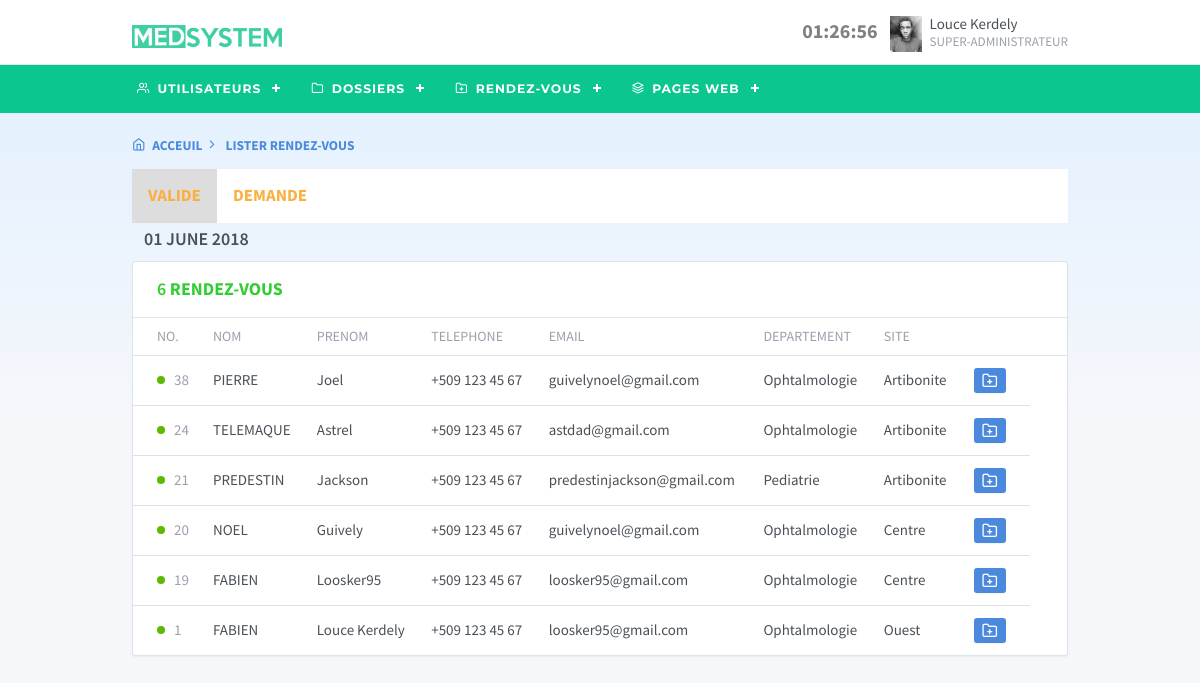
Screenshot of /supadmlisterrendezvous.php (signed in) with the database file from the repository.
### tables this page shows
CREATE TABLE IF NOT EXISTS `rendezvous` (
  `idRDV` int(11) NOT NULL AUTO_INCREMENT,
  `nomrdv` varchar(255) NOT NULL,
  `prenomrdv` varchar(255) NOT NULL,
  `telephonerdv` varchar(255) NOT NULL,
  `daternaissancerdv` varchar(255) NOT NULL,
  `Confirmerdaterdv` varchar(255) NOT NULL,
  `Confirmerheurerdv` varchar(255) NOT NULL,
  `Annulerrdv` varchar(255) NOT NULL,
  `Departementrdv` varchar(255) NOT NULL,
  `Etatrdv` varchar(255) NOT NULL,
  `mailrdv` varchar(255) NOT NULL,
  `sexerdv` varchar(255) NOT NULL,
  `siterdv` varchar(255) NOT NULL,
  `Symptomesrdv` varchar(255) NOT NULL,
  `identifiantPatient` int(11) NOT NULL,
  PRIMARY KEY (`idRDV`)
);

### supadmlisterrendezvous.php (the view, shortened to what this page needs)
<!doctype html>
<html lang="en">
  <head>
    <link rel="stylesheet" href="https://maxcdn.bootstrapcdn.com/font-awesome/4.7.0/css/font-awesome.min.css">
    <link href="./assets/css/dashboard.css" rel="stylesheet" />
    <link href="css/stylemenu.css" rel="stylesheet" />
    <link rel="stylesheet" type="text/css" href="css/style.css">
  </head>
  <body class="bodycouleur">
    <div class="page">
      <div class="page-main">
        <div class="header">
          <div class="container">
            <div class="d-flex">
              <a class="navbar-brand" href="./index.html">
                <img src="images/LOGO2.png" style="width:150px; height:23px;" class="navbar-brand-img" alt="tabler.io">
              </a>
              <div class="ml-auto d-flex order-lg-2">
                <div class="dropdown d-none d-md-flex">
						 <span id="date_heure"></span>
                </div>
                <div class="dropdown">
                  <a href="#" class="nav-link pr-0" data-toggle="dropdown">
                    <span class="avatar"> <img src="photo/<?php echo $_SESSION['var1'] ?>"/> </span>
                    <span class="ml-2 d-none d-lg-block">
                      <span class="text-default"><?php echo $_SESSION['var2'] ?>  </span>
                      <small class="text-muted d-block mt-1"> <?php echo $_SESSION['var3'] ?> </small>
                    </span>
                  </a>
                </div>
              </div>
            </div>
          </div>
        </div>
		<div class="backmenu">
		   <div class="container">
		      <div id='cssmenu'>
		         <ul>
				   <li><a href=''> <i class="fe fe-users"> </i> Utilisateurs</a>
				   </li>
				   <li><a href=''> <i class="fe fe-folder"> </i> Dossiers</a>
				   </li>
				   <li><a href='#'> <i class="fe fe-folder-plus"> </i> Rendez-vous</a>
				   </li>
				   <li><a href=''> <i class="fe fe-layers"> </i> Pages Web</a>
				   </li>
		       </ul>
		     </div>
		  </div>
       </div>
      <div class="page-contentrdv">
	    <div class="container">
		    <br>
            <div class="positionadm">
              <p> <a href="superadminpage.php"><i class="fe fe-home"> </i> Acceuil </a> <i class="fe fe-chevron-right"> </i> Lister Rendez-vous </p>
            </div>
			<div class="listerdvtab1">
			   <ul class="tab">
				  <li><a href="#" class="tablinks" onclick="openCity(event, 'London')" id="defaultOpen">Valide</a></li>
				  <li><a href="#" class="tablinks" onclick="openCity(event, 'Paris')">Demande</a></li>
			   </ul>
				<div id="London" class="tabcontent">
				  <h4 style="text-transform:uppercase;">
				  <?php
		$date = date('d F Y');
		Print("$date");
				  ?>
				  </h4>
				 <div class="row">
				 				  <?php
				            include("bd/connect.php");
				            $totalrdv = $conbd->query("SELECT * FROM rendezvous WHERE Etatrdv='Valide' AND Annulerrdv='Non'");
							$totaledemande = $totalrdv->rowcount();
				                ?>
                <div class="card">
                  <div class="card-header">
                    <h3 id="tiredemande1" class="card-title"><b> <?php echo $totaledemande; ?></b> Rendez-vous</h3>
                  </div>
                  <div class="table-responsive">
                    <table class="table card-table table-vcenter text-nowrap">
                      <thead>
                        <tr>
                          <th class="w-1">No.</th>
                          <th>Nom</th>
                          <th>Prenom</th>
                          <th>Telephone</th>
                          <th>Email</th>
                          <th>Departement</th>
                          <th>Site</th>
                          <th></th>
                          <th></th>
                        </tr>
                      </thead>
                      <tbody>
						 <?php
							include("bd/connect.php");
						   $req=$conbd->query("SELECT * FROM rendezvous WHERE Etatrdv='Valide' AND Annulerrdv='Non' ORDER BY idRDV DESC");
						   while($don=$req->fetch()){
                        ?>
                        <tr>
                          <td><span class="text-muted">  <span class="status-icon bg-success"></span> <?= $don['idRDV'] ?></span></td>
                          <td><a href="invoice.html" class="text-inherit"><?= $don['nomrdv'] ?></a></td>
                          <td>
                            <?= $don['prenomrdv'] ?>
                          </td>
                          <td>
                            <?= $don['telephonerdv'] ?>
                          </td>
                          <td>
                            <?= $don['mailrdv'] ?>
                          </td>
                          <td>
                            <?= $don['Departementrdv'] ?>
                          </td>
                          <td><?= $don['siterdv'] ?></td>
                          <td class="text-right">
                            <a href="validercreationdossier.php?idRDV=<?php echo $don['idRDV'] ?>" id="btnvaliderdv" class="btn btn-secondary btn-sm"><i class="fe fe-folder-plus" data-toggle="tooltip" title="Créer Dossier"></i></a>
                          </td>
                        </tr>
						 <?php
						 }
						 ?>
                      </tbody>
                    </table>
                  </div>
                </div>
			   </div>
				</div>
			</div>
		</div>
      </div>
    </div>
  </body>
</html>

### css/stylemenu.css (style rules this page uses)
#cssmenu { margin:0px; padding:0px; }
#cssmenu, #cssmenu ul, #cssmenu ul li, #cssmenu ul li a, #cssmenu #menu-button { margin: 0; padding: 0; border: 0; list-style: none; line-height: 1; display: block; position: relative; -webkit-box-sizing: border-box; -moz-box-sizing: border-box; box-sizing: border-box; }
.backmenu { width:100%; height:48px; background-color:#0cc68f; }
#cssmenu:after, #cssmenu > ul:after { content: "."; display: block; clear: both; visibility: hidden; line-height: 0; height: 0; }
#cssmenu { font-family: Montserrat, sans-serif; background: #0cc68f; z-index: 2; }
#cssmenu > ul > li { float: left; }
#cssmenu > ul > li > a { padding-left:5px; }
#cssmenu > ul > li > a { padding-right: 34px; font-size: 12.3px; line-height:48px; margin-right:15px; letter-spacing: 1px; text-decoration: none; color: #FFF; font-weight: 700; text-transform: uppercase; }
#cssmenu > ul > li.has-sub > a { padding-right: 30px; }
#cssmenu > ul > li.has-sub > a:after { position: absolute; top: 22px; right: 11px; width: 8px; height: 2px; display: block; background: #FFF; content: ''; }
#cssmenu > ul > li.has-sub > a:before { position: absolute; top: 19px; right: 14px; display: block; width: 2px; height: 8px; background: #FFF; content: ''; -webkit-transition: all .25s ease; -moz-transition: all .25s ease; -ms-transition: all .25s ease; -o-transition: all .25s ease; transition: all .25s ease; }

### css/style.css (style rules this page uses)
body { background-color: #f5f7fb; }
.positionadm p a { text-transform:uppercase; text-decoration:none; color:#4A89DC; font-weight:bold; font-size:13.5px; }
.positionadm p { text-transform:uppercase; font-weight:bold; font-size:13.5px; color:#4A89DC; }
.text-muted { text-transform: uppercase; margin-top: 5px; }
#date_heure { font-size:20px; font-weight:bold; color:gray; }
.page-contentrdv { background: linear-gradient(360deg, #f5f7fb, #E4F1FE); width:100%; height:300px; }
#btnvaliderdv { border:none; text-transform:uppercase; background-color:#4A89DC; color:#FFF; border-radius:3px; }
#tiredemande1 { text-transform:uppercase; font-weight:bold; color:#32CD32; }
ul.tab { list-style-type: none; margin: 0; padding: 0; overflow: hidden; background-color: #FFF; }
ul.tab li { float: left; }
ul.tab li a { display: inline-block; color: black; text-align: center; padding: 14px 16px; text-decoration: none; transition: 0.3s; font-size: 17px; color:#faaf40; text-transform:uppercase; font-weight:bold; }
ul.tab li a:focus, .active { background-color: #DDD; }
.tabcontent { display: none; padding: 6px 12px; border-top: none; }

### rows the page displays
rendezvous: idRDV "38", nomrdv "PIERRE", prenomrdv "Joel", telephonerdv "+509 123 45 67", mailrdv "guivelynoel@gmail.com", Departementrdv "Ophtalmologie", siterdv "Artibonite"
rendezvous: idRDV "24", nomrdv "TELEMAQUE", prenomrdv "Astrel", telephonerdv "+509 123 45 67", mailrdv "astdad@gmail.com", Departementrdv "Ophtalmologie", siterdv "Artibonite"
rendezvous: idRDV "21", nomrdv "PREDESTIN", prenomrdv "Jackson", telephonerdv "+509 123 45 67", mailrdv "predestinjackson@gmail.com", Departementrdv "Pediatrie", siterdv "Artibonite"
rendezvous: idRDV "20", nomrdv "NOEL", prenomrdv "Guively", telephonerdv "+509 123 45 67", mailrdv "guivelynoel@gmail.com", Departementrdv "Ophtalmologie", siterdv "Centre"
rendezvous: idRDV "19", nomrdv "FABIEN", prenomrdv "Loosker95", telephonerdv "+509 123 45 67", mailrdv "loosker95@gmail.com", Departementrdv "Ophtalmologie", siterdv "Centre"
rendezvous: idRDV "1", nomrdv "FABIEN", prenomrdv "Louce Kerdely", telephonerdv "+509 123 45 67", mailrdv "loosker95@gmail.com", Departementrdv "Ophtalmologie", siterdv "Ouest"

### other values shown
$_SESSION['var2'] "Louce Kerdely"
$_SESSION['var3'] "SUPER-ADMINISTRATEUR"
$date "01 JUNE 2018"
$totaledemande "6"
